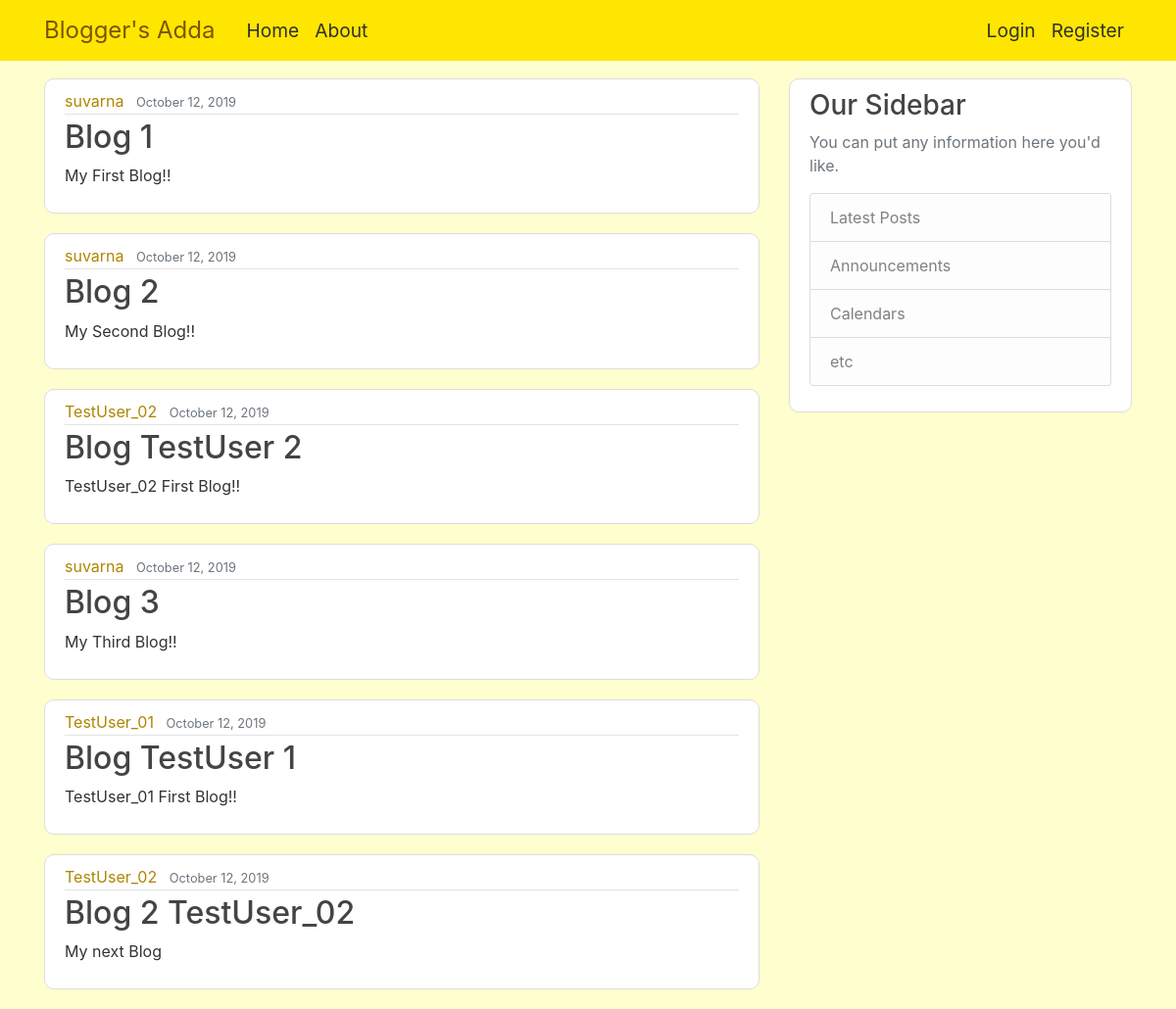
The page / on the database its author committed.
### bloggers_adda/models.py (models this page shows, shortened)
class Post(models.Model):
    title = models.CharField(max_length=100)
    content = models.TextField()
    date_posted = models.DateTimeField(default=timezone.now)
    author = models.ForeignKey(User, on_delete=models.CASCADE)

### bloggers_adda/views.py (the view)
# urls.py: path('', views.home, name='bloggers_adda_home'),
def home(request):
    context = {
        'posts' : Post.objects.all()
    }
    return render(request, 'bloggers_adda/home.html', context)

### bloggers_adda/templates/bloggers_adda/home.html
{% extends 'bloggers_adda/base.html' %}
{% block content %}
    {% for post in posts %}
        <article class="media content-section">
            <div class="media-body">
                <div class="article-metadata">
                    <a class="mr-2" href="#">{{ post.author }}</a>
                    <small class="text-muted">{{ post.date_posted|date:"F d, Y" }}</small>
                </div>
                <h2><a class="article-title" href="#">{{ post.title }}</a></h2>
                <p class="article-content">{{ post.content }}</p>
            </div>
        </article>
    {% endfor %}
{% endblock content %}

### bloggers_adda/templates/bloggers_adda/base.html (shortened to what this page needs)
{% load static %}
<!DOCTYPE html>
<html lang="en">
<head>
    <link rel="stylesheet" href="https://stackpath.bootstrapcdn.com/bootstrap/4.3.1/css/bootstrap.min.css">
    <link rel="stylesheet" type="text/css" href="{% static 'bloggers_adda/main.css' %}">
</head>
<body>
    <header class="site-header">
        <nav class="navbar navbar-expand-md navbar-dark bg-steel fixed-top">
            <div class="container">
                <a class="navbar-brand mr-4" href="{% url 'bloggers_adda_home' %}">Blogger's Adda</a>
                <div class="collapse navbar-collapse" id="navbarToggle">
                    <div class="navbar-nav mr-auto">
                        <a class="nav-item nav-link" href="{% url 'bloggers_adda_home' %}">Home</a>
                        <a class="nav-item nav-link" href="{% url 'bloggers_adda_about' %}">About</a>
                    </div>
                    <div class="navbar-nav">
                        <a class="nav-item nav-link" href="#">Login</a>
                        <a class="nav-item nav-link" href="#">Register</a>
                    </div>
                </div>
            </div>
        </nav>
    </header>
    <main role="main" class="container">
        <div class="row">
            <div class="col-md-8">
                {% block content %}
                {% endblock content %}
            </div>
            <div class="col-md-4">
                <div class="content-section">
                    <h3>Our Sidebar</h3>
                    <p class='text-muted'>You can put any information here you'd like.
                    <ul class="list-group">
                        <li class="list-group-item list-group-item-light">Latest Posts</li>
                        <li class="list-group-item list-group-item-light">Announcements</li>
                        <li class="list-group-item list-group-item-light">Calendars</li>
                        <li class="list-group-item list-group-item-light">etc</li>
                    </ul>
                    </p>
                </div>
            </div>
        </div>
    </main>
</body>
</html>

### bloggers_adda/static/bloggers_adda/main.css (style rules this page uses)
body { background: #fffece; color: #333333; margin-top: 5rem; }
h1, h2, h3, h4, h5, h6 { color: #444444; }
ul { margin: 0; }
.bg-steel { background-color: #ffe600; }
.site-header .navbar-brand { color: #7c5500; font-size: x-large; font-weight: normal; }
.site-header .navbar-nav .nav-link { color: #303030; font-size: larger; }
.content-section { background: #ffffff; padding: 10px 20px; border: 1px solid #dddddd; border-radius: 10px; margin-bottom: 20px; box-shadow: saddlebrown; box-shadow: #7c5500; }
.article-title { color: #444444; }
.article-content { white-space: pre-line; }
.article-metadata { padding-bottom: 1px; margin-bottom: 4px; border-bottom: 1px solid #e3e3e3 }
.article-metadata a { color: #af8600; text-decoration: none; }

### rows shown on the page
Post: author "suvarna", date_posted "October 12, 2019", title "Blog 1", content "My First Blog!!"
Post: author "suvarna", date_posted "October 12, 2019", title "Blog 2", content "My Second Blog!!"
Post: author "TestUser_02", date_posted "October 12, 2019", title "Blog TestUser 2", content "TestUser_02 First Blog!!"
Post: author "suvarna", date_posted "October 12, 2019", title "Blog 3", content "My Third Blog!!"
Post: author "TestUser_01", date_posted "October 12, 2019", title "Blog TestUser 1", content "TestUser_01 First Blog!!"
Post: author "TestUser_02", date_posted "October 12, 2019", title "Blog 2 TestUser_02", content "My next Blog"
